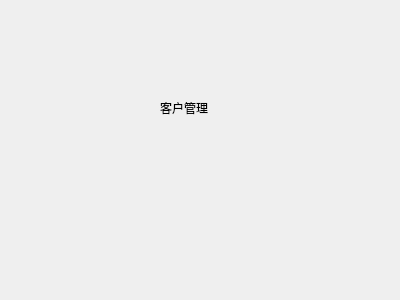
<?xml version="1.0" encoding="UTF-8"?>
<ui version="4.0">
 <class>ClientManage</class>
 <widget class="QWidget" name="ClientManage">
  <property name="geometry">
   <rect>
    <x>0</x>
    <y>0</y>
    <width>400</width>
    <height>300</height>
   </rect>
  </property>
  <property name="windowTitle">
   <string>Form</string>
  </property>
  <widget class="QLabel" name="label">
   <property name="geometry">
    <rect>
     <x>160</x>
     <y>100</y>
     <width>72</width>
     <height>15</height>
    </rect>
   </property>
   <property name="text">
    <string>客户管理</string>
   </property>
  </widget>
 </widget>
 <resources/>
 <connections/>
</ui>
